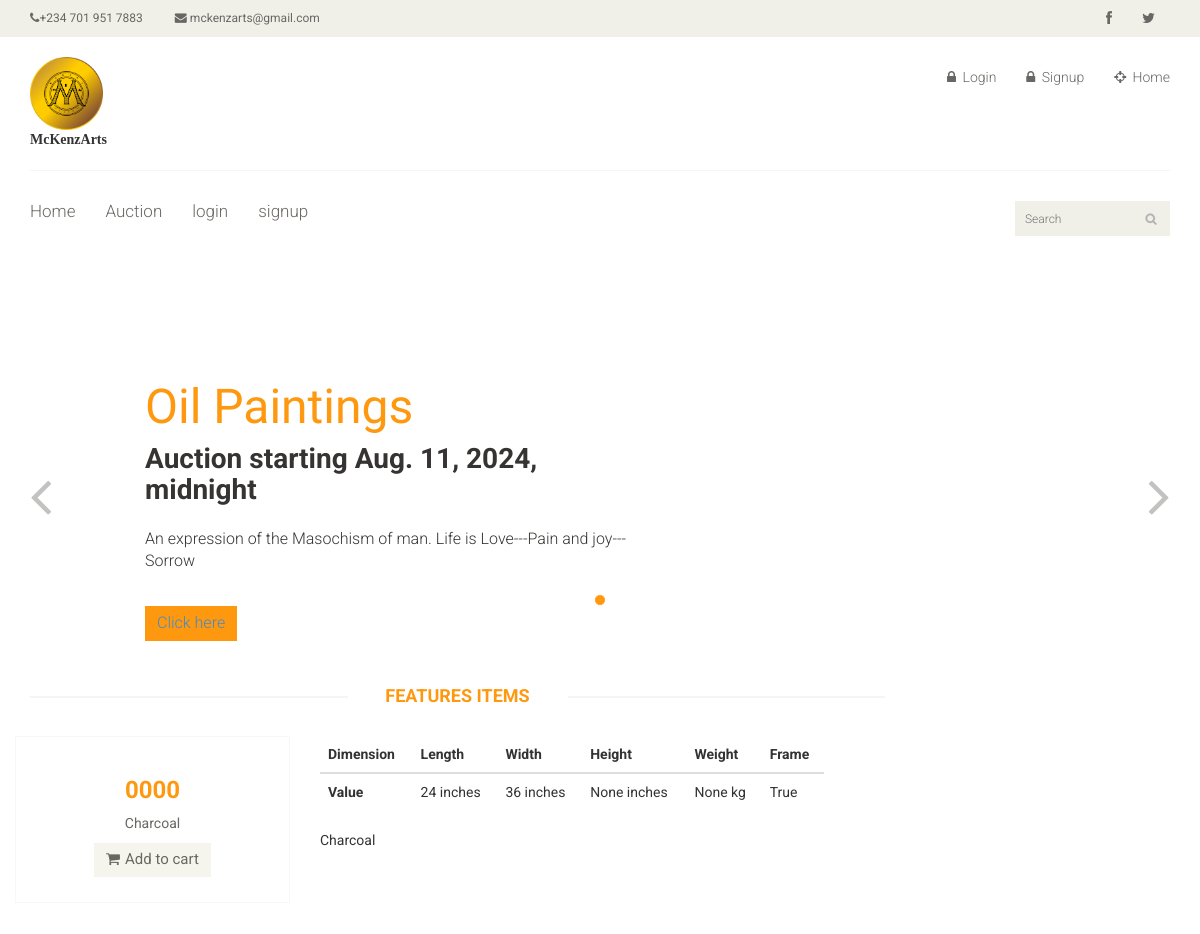
/product/Charcoal/, run on an earlier commit of the app's database.
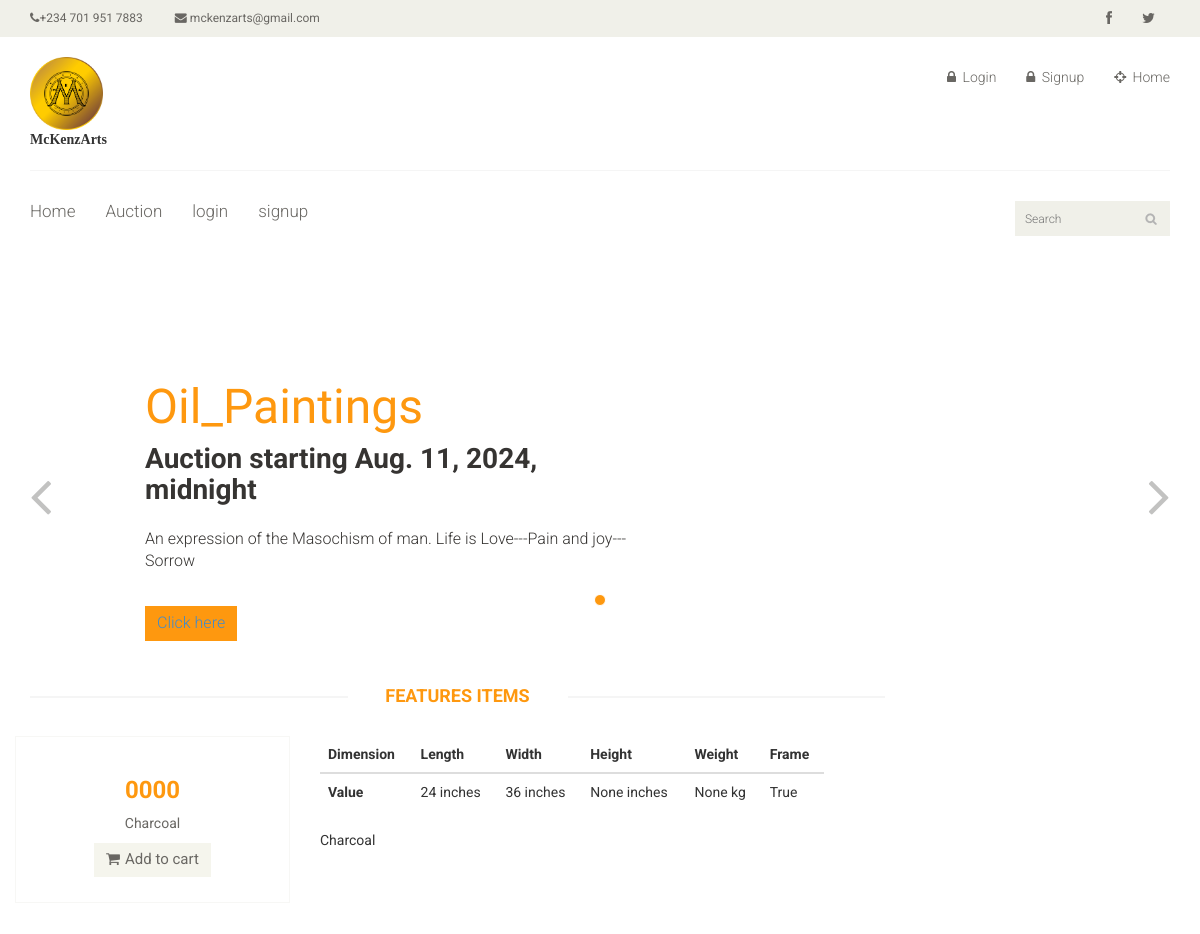
And on a later commit of the database.
### artapp/models.py (models this page shows, shortened)
class Artproduct(models.Model):
    AUCTION_STATUS = (('None', 'None'),
                      ('Activated', 'Activated'),
                      ('Deactivated', 'Deactivated'),
                      )
    category = models.ForeignKey(
        Category, on_delete=models.CASCADE, null=True, blank=True, related_name='category')
    owner = models.ForeignKey(
        Custombaseuser, on_delete=models.CASCADE, null=True, blank=True, related_name='owner')
    name = models.CharField(max_length=150, blank=False)
    description = models.TextField(max_length=1500, blank=False)
    length = models.IntegerField(blank=True, null=True)
    width = models.IntegerField(blank=True, null=True)
    height = models.IntegerField(blank=True, null=True)
    weight = models.IntegerField(blank=True, null=True)
    frame = models.BooleanField(blank=True, null=True)
    brand = models.ForeignKey(
        Brand, on_delete=models.CASCADE, null=True, blank=True, related_name='category')
    creation_date = models.DateTimeField(auto_now_add=True, null=True)
    price = models.CharField(max_length=100, blank=False, null=True)
    auction_activated = models.CharField(
        max_length=200, choices=AUCTION_STATUS, default='STATUS[0]', blank=False, null=True)
    auction_time = models.DateTimeField(blank=True, null=True)
    auction_stop_time = models.DateTimeField(blank=True, null=True)
    def get_auction_url(self):
        return reverse('auction_view_detail', kwargs={"id": self.name})

### artapp/views.py (the view)
# urls.py: path('product/<str:id>/', product_view, name='product_view'),
def product_view(request, id):
    cat = Category.objects.filter(name='Smiling_Through_Pain')[0]
    slider1 = Artproduct.objects.filter(category=cat).first()
    art = Artproduct.objects.all()
    products = Artproduct.objects.filter(name=id).first()
    context = {'slider1': slider1, 'products': products, 'art': art}
    return render(request, 'products.html', context)

### artapp/templatetags/artproductserializer.py (called while the page is built)
@register.filter
def firstartpictures(value):
    pictures = ArtpictureModel.objects.filter(pic_name=value.id)
    return pictures.first().file.url

@register.filter
def secondartpictures(value):
    pictures = ArtpictureModel.objects.filter(pic_name=value.id)
    try:
        return pictures[1].file.url
    except:
        pass

### templates/products.html (shortened to what this page needs)
{% extends "index.html" %}
{% load static %}
{% load artproductserializer %}
{% load i18n %}
{% load allauth account %}
{% block content %}
<div class="col-sm-9 padding-right">
    <div class="features_items">
        <h2 class="title text-center">Features Items</h2>
        <div class="row">
            <div class="col-sm-4">
                <div class="product-image-wrapper">
                    <div class="single-products">
                        <div class="productinfo text-center">
                            <h2>{{products.price}}</h2>
                            <p>{{products.description}}</p>
                            <a href="#" class="btn btn-default add-to-cart"><i class="fa fa-shopping-cart"></i>Add to
                                cart</a>
                        </div>
                        <div class="product-overlay">
                            <div class="overlay-content">
                            </div>
                        </div>
                    </div>
                </div>
            </div>
            <div class="col-sm-7">
                <div class="single-products">
                    <table class="table">
                        <thead>
                            <tr>
                                <th scope="col">Dimension</th>
                                <th scope="col">Length</th>
                                <th scope="col">Width</th>
                                <th scope="col">Height</th>
                                <th scope="col">Weight</th>
                                <th scope="col">Frame</th>
                            </tr>
                        </thead>
                        <tbody>
                            <tr>
                                <th scope="row">Value</th>
                                <td>{{products.length}} inches</td>
                                <td>{{products.width}} inches</td>
                                <td>{{products.height}} inches</td>
                                <td>{{products.weight}} kg</td>
                                <td>{{products.frame}}</td>
                            </tr>
                        </tbody>
                    </table>
                    <div>{{products.description}}</div>
                </div>
            </div>
        </div>
    </div>
</div>
{% endblock content %}

### templates/index.html (shortened to what the changed rows need)
{% load static %}
{% load artproductserializer %}
<!DOCTYPE html>
<html lang="en">
<head>
	<link rel="stylesheet" href="https://cdnjs.cloudflare.com/ajax/libs/font-awesome/6.6.0/css/all.min.css"
 />
	<link href="{% static 'css/bootstrap.min.css' %}" rel="stylesheet">
	<link href="{% static 'css/font-awesome.min.css' %}" rel="stylesheet">
	<link href="{% static 'css/prettyPhoto.css' %}" rel="stylesheet">
	<link href="{% static 'css/price-range.css' %}" rel="stylesheet">
	<link href="{% static 'css/animate.css' %}" rel="stylesheet">
	<link href="{% static 'css/main.css' %}" rel="stylesheet">
	<link href="{% static 'css/responsive.css' %}" rel="stylesheet">
</head>
<body>
	{% block slider %}
	<section id="slider">
		<div class="container">
			<div class="row">
				<div class="col-sm-12">
					<div id="slider-carousel" class="carousel slide" data-ride="carousel">
						<div class="carousel-inner">
							<div class="item active">
								<div class="col-sm-6">
									<h1><span>{{slider1.name}}</span></h1>
									<h2><span>Auction</span> starting {{slider1.auction_time}}</h2>
									<p>{{slider1.description}} </p>
									<button type="button" class="btn btn-default get">
										<a href="{{slider1.get_auction_url}}">Click here</a>
									</button>
								</div>
							</div>
						</div>
					</div>
				</div>
			</div>
		</div>
	</section>
	{% endblock slider %}
	<section>
		{% block content %}
		{% endblock content %}
	</section>
</body>
</html>

What changed in the data, as far as the page shows it:
changed Artproduct "An expression of the Masochism of man. Life is Love---Pain and joy---Sorrow": name "Oil Paintings" → "Oil_Paintings"
